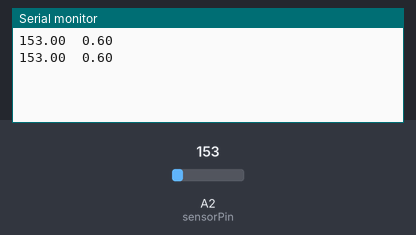
Bench run of a sketch on a simulated Arduino Uno, built with avr-gcc and run on an emulated ATmega328P. Parts: the last lines printed to the serial monitor. The inputs (shaded band) are chosen by the test bench; at power-on: A2 (sensorPin) = 153.

Above: at 1.8 s.
1.9 s: A2 (sensorPin) set to 165
At 2.3 s:
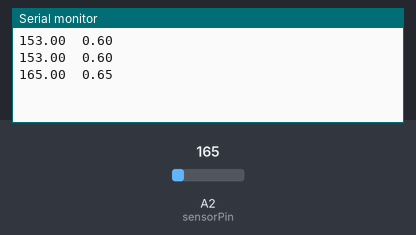
3.4 s: A2 (sensorPin) set to 175
At 4.8 s:
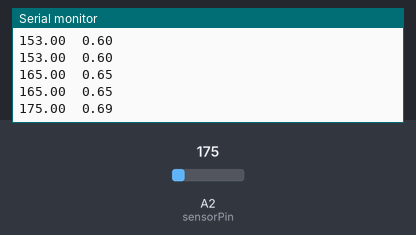
Timing chart, 0 to 6.4 s (numbered marks = the images above; inputs shaded):
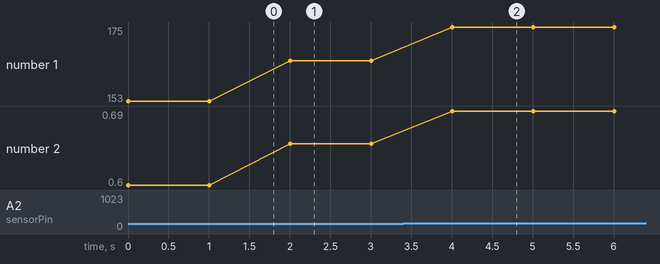

The sketch:

BatteryVoltageIn.ino
```cpp
//TMP36 Pin Variables
int sensorPin = A2; //the analog pin the TMP36's Vout (sense) pin is connected to
                        //the resolution is 10 mV / degree centigrade with a
                        //500 mV offset to allow for negative temperatures

/*
 * setup() - this function runs once when you turn your Arduino on
 * We initialize the serial connection with the computer
 */
 //New LINE
 //another
 //and another

 //but one more
void setup()
{
  Serial.begin(115200);  //Start the serial connection with the computer
                       //to view the result open the serial monitor
  pinMode(sensorPin,INPUT);
}

void loop()                     // run over and over again
{
 //getting the voltage reading from the temperature sensor
 double reading = analogRead(sensorPin);
 double voltage = reading*12.02/3044;
 Serial.print(reading);
 Serial.print("  ");
 Serial.println(voltage);

 delay(1000);                                     //waiting a second
}
```

Measured:
- after the input at 1.9 s, the serial monitor: prints a new line after 0.10 s (image 1)
- after the input at 3.4 s, the serial monitor: prints a new line after 0.60 s (image 2)
- plotted number 1: 153 → 165 after the input at 1.9 s, 165 → 175 after the input at 3.4 s
- plotted number 2: 0.6 → 0.65 after the input at 1.9 s, 0.65 → 0.69 after the input at 3.4 s
